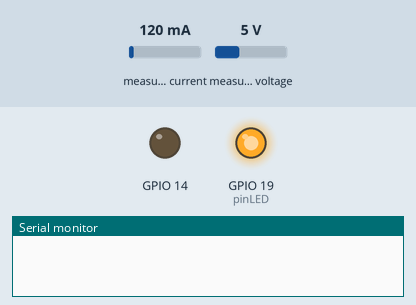
The program below on a simulated ESP32. On the bench: output pins drawn as LEDs (lit = HIGH), the last lines printed to the serial monitor. The inputs (shaded band) are chosen by the test bench; at power-on: measured current 120 mA, measured voltage 5 V. WiFi joins after 1.5 s; servers stay silent unless stated; uploads are accepted with an empty reply; the local clock reads 2024-03-15 10:24:30 at power-on unless the program sets it.

Above: at 0.1 s.
At 1.6 s:
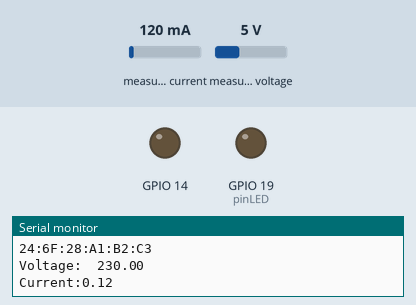
Timing chart, 0 to 3.1 s (numbered marks = the images above):
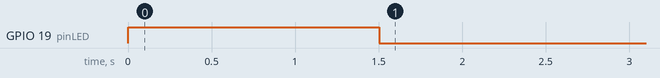

The program:

main.cpp
```cpp
#include <Arduino.h>
#include <ArduinoJson.h>
#include <Wire.h>
#include <PZEM004Tv30.h>
#include <WiFi.h>
#include <HTTPClient.h>
#include <WiFiManager.h>


#define RXD2 16
#define TXD2 17

constexpr uint8_t pinLED = 19;


const String serverIP         = "eleksi.lyncxus.site";
const char *ntpServer         = "time.windows.com";
const long gmtOffset_sec      = 8 * 3600; // e.g. for Philippines (GMT+8)
const int daylightOffset_sec  = 0;
// float energyOffset            = 11.262; // I have accidentally rest energy level so we need to add this.


uint64_t time1                = 0;
uint64_t time2                = 0;
constexpr uint8_t tickTime    = 55; //Every 55 seconds instead of 60 to accomodate some delays
uint64_t elapseTime           = 0;

struct PZEMReading {
  float voltage;
  float power;
  float current;
  float energy;
};

PZEMReading reading;
PZEM004Tv30 pzem(Serial2, RXD2, TXD2);

void getReadings();

void setup() {
  Serial.begin(115200);
  Serial2.begin(9600, SERIAL_8N1, RXD2, TXD2);
  pinMode(pinLED, OUTPUT);
  pinMode(14, OUTPUT); digitalWrite(14, LOW);
  digitalWrite(pinLED, HIGH);
  WiFiManager wm;
  if(!wm.autoConnect("eleksi", "admin123")) {
    digitalWrite(pinLED, HIGH);
  }

  Serial.println("Connecting...");

  digitalWrite(pinLED, LOW);
  Serial.println(WiFi.localIP());
  Serial.println(WiFi.macAddress());
  time1 = micros();
  time2 = micros();
  getReadings();
}

void loop() {
  time1 = micros();

  if(time1 - time2 > tickTime * 1000000) {
    configTime(gmtOffset_sec, daylightOffset_sec, ntpServer);
    struct tm timeinfo;
    if (getLocalTime(&timeinfo))
    {
      int day = timeinfo.tm_mday;
      if (day == 1) // Need to reset the energy reading every month
      {
        // Reset the energy reading in the first day of the month
        // Device should run in the first day or it will not reset
        Serial.println("Today is the first day of the month! Reset ENERGY");
        // energyOffset = 0;
        // pzem.resetEnergy();
      }
    }
    getReadings();
    time2 = micros();
  }

}

void getReadings() {


  reading.voltage = pzem.voltage();
  reading.current = pzem.current();
  reading.power   = pzem.power();
  reading.energy  = pzem.energy();


  if (isnan(reading.voltage) || isnan(reading.current) || isnan(reading.energy)) {
    digitalWrite(pinLED, HIGH);
    delay(350);
    digitalWrite(pinLED, LOW);
    delay(350);
    return;
  }

  Serial.println("Voltage:  " + String(reading.voltage));
  Serial.println("Current:" + String(reading.current));

  JsonDocument doc;
  doc["voltage"] = reading.voltage;
  doc["current"] = reading.current;
  doc["power"] = reading.power;
  doc["energy"] = reading.energy;
  String jsonContent;
  serializeJson(doc, jsonContent);

  HTTPClient http;
  String url =
      "https://" +
      serverIP +
      "/insert";

  http.begin(url);
  http.addHeader("Content-Type", "application/json");
  auto code = http.POST(jsonContent);
  if (code != 200) {
    Serial.println("ERROR CODE: " + String(code));

    for(int i = 0; i < 3; i++){
      digitalWrite(pinLED, HIGH);
      delay(150);
      digitalWrite(pinLED, LOW);
      delay(150);
    }

  }
}
```
